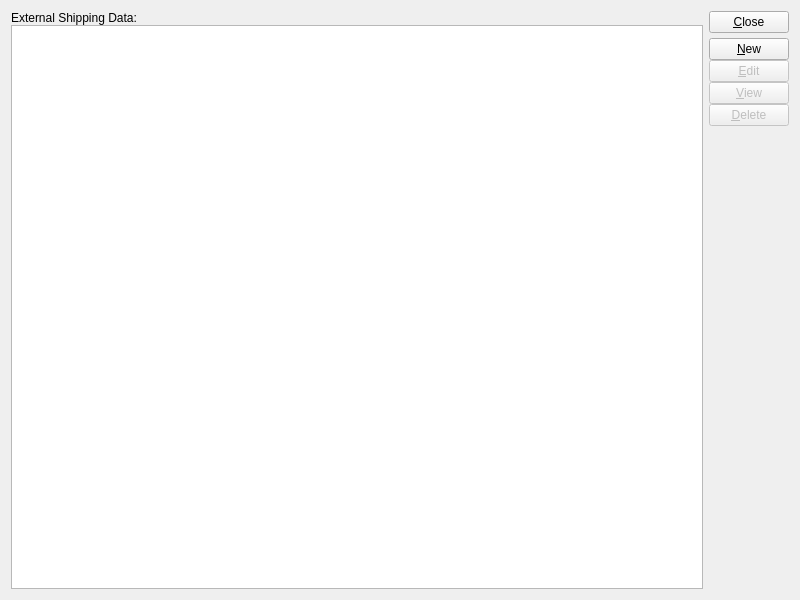
<?xml version="1.0" encoding="UTF-8"?>
<ui version="4.0">
 <comment>This file is part of the xTuple ERP: PostBooks Edition, a free and
open source Enterprise Resource Planning software suite,
Copyright (c) 1999-2010 by OpenMFG LLC, d/b/a xTuple.
It is licensed to you under the Common Public Attribution License
version 1.0, the full text of which (including xTuple-specific Exhibits)
is available at www.xtuple.com/CPAL.  By using this software, you agree
to be bound by its terms.</comment>
 <class>externalShippingList</class>
 <widget class="QWidget" name="externalShippingList">
  <property name="geometry">
   <rect>
    <x>0</x>
    <y>0</y>
    <width>800</width>
    <height>600</height>
   </rect>
  </property>
  <property name="windowTitle">
   <string>External Shipping List</string>
  </property>
  <layout class="QGridLayout" name="gridLayout">
   <item row="0" column="0">
    <layout class="QVBoxLayout">
     <property name="spacing">
      <number>0</number>
     </property>
     <item>
      <widget class="QLabel" name="_customersLit">
       <property name="text">
        <string>External Shipping Data:</string>
       </property>
      </widget>
     </item>
     <item>
      <widget class="XTreeView" name="_ship">
       <property name="editTriggers">
        <set>QAbstractItemView::NoEditTriggers</set>
       </property>
       <property name="selectionBehavior">
        <enum>QAbstractItemView::SelectRows</enum>
       </property>
       <property name="schemaName">
        <string>api</string>
       </property>
       <property name="tableName">
        <string>extshipmaint</string>
       </property>
      </widget>
     </item>
    </layout>
   </item>
   <item row="0" column="1">
    <layout class="QVBoxLayout">
     <property name="spacing">
      <number>5</number>
     </property>
     <item>
      <widget class="QPushButton" name="_close">
       <property name="text">
        <string>&amp;Close</string>
       </property>
      </widget>
     </item>
     <item>
      <layout class="QVBoxLayout">
       <property name="spacing">
        <number>0</number>
       </property>
       <item>
        <widget class="QPushButton" name="_new">
         <property name="text">
          <string>&amp;New</string>
         </property>
        </widget>
       </item>
       <item>
        <widget class="QPushButton" name="_edit">
         <property name="enabled">
          <bool>false</bool>
         </property>
         <property name="text">
          <string>&amp;Edit</string>
         </property>
        </widget>
       </item>
       <item>
        <widget class="QPushButton" name="_view">
         <property name="enabled">
          <bool>false</bool>
         </property>
         <property name="text">
          <string>&amp;View</string>
         </property>
        </widget>
       </item>
       <item>
        <widget class="QPushButton" name="_delete">
         <property name="enabled">
          <bool>false</bool>
         </property>
         <property name="text">
          <string>&amp;Delete</string>
         </property>
        </widget>
       </item>
       <item>
        <spacer>
         <property name="orientation">
          <enum>Qt::Vertical</enum>
         </property>
         <property name="sizeType">
          <enum>QSizePolicy::Expanding</enum>
         </property>
         <property name="sizeHint" stdset="0">
          <size>
           <width>20</width>
           <height>20</height>
          </size>
         </property>
        </spacer>
       </item>
      </layout>
     </item>
    </layout>
   </item>
  </layout>
 </widget>
 <customwidgets>
  <customwidget>
   <class>XTreeView</class>
   <extends>QTreeView</extends>
   <header>xtreeview.h</header>
  </customwidget>
 </customwidgets>
 <resources/>
 <connections>
  <connection>
   <sender>_close</sender>
   <signal>clicked()</signal>
   <receiver>externalShippingList</receiver>
   <slot>close()</slot>
   <hints>
    <hint type="sourcelabel">
     <x>746</x>
     <y>36</y>
    </hint>
    <hint type="destinationlabel">
     <x>760</x>
     <y>4</y>
    </hint>
   </hints>
  </connection>
  <connection>
   <sender>_ship</sender>
   <signal>doubleClicked(QModelIndex)</signal>
   <receiver>_edit</receiver>
   <slot>animateClick()</slot>
   <hints>
    <hint type="sourcelabel">
     <x>613</x>
     <y>84</y>
    </hint>
    <hint type="destinationlabel">
     <x>703</x>
     <y>90</y>
    </hint>
   </hints>
  </connection>
  <connection>
   <sender>_ship</sender>
   <signal>valid(bool)</signal>
   <receiver>_view</receiver>
   <slot>setEnabled(bool)</slot>
   <hints>
    <hint type="sourcelabel">
     <x>647</x>
     <y>120</y>
    </hint>
    <hint type="destinationlabel">
     <x>727</x>
     <y>117</y>
    </hint>
   </hints>
  </connection>
  <connection>
   <sender>_ship</sender>
   <signal>valid(bool)</signal>
   <receiver>_delete</receiver>
   <slot>setEnabled(bool)</slot>
   <hints>
    <hint type="sourcelabel">
     <x>347</x>
     <y>297</y>
    </hint>
    <hint type="destinationlabel">
     <x>727</x>
     <y>141</y>
    </hint>
   </hints>
  </connection>
  <connection>
   <sender>_ship</sender>
   <signal>valid(bool)</signal>
   <receiver>_edit</receiver>
   <slot>setEnabled(bool)</slot>
   <hints>
    <hint type="sourcelabel">
     <x>347</x>
     <y>297</y>
    </hint>
    <hint type="destinationlabel">
     <x>727</x>
     <y>93</y>
    </hint>
   </hints>
  </connection>
 </connections>
</ui>
